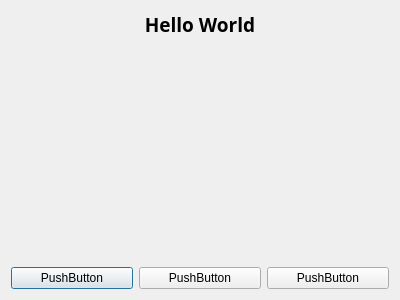
<?xml version="1.0" encoding="UTF-8"?>
<ui version="4.0">
 <class>Dialog</class>
 <widget class="QDialog" name="Dialog">
  <property name="geometry">
   <rect>
    <x>0</x>
    <y>0</y>
    <width>400</width>
    <height>300</height>
   </rect>
  </property>
  <property name="windowTitle">
   <string>Dialog</string>
  </property>
  <layout class="QVBoxLayout" name="verticalLayout">
   <item>
    <widget class="QLabel" name="label">
     <property name="font">
      <font>
       <family>Aharoni</family>
       <pointsize>14</pointsize>
       <weight>75</weight>
       <bold>true</bold>
      </font>
     </property>
     <property name="text">
      <string>Hello World</string>
     </property>
     <property name="alignment">
      <set>Qt::AlignCenter</set>
     </property>
    </widget>
   </item>
   <item>
    <spacer name="verticalSpacer">
     <property name="orientation">
      <enum>Qt::Vertical</enum>
     </property>
     <property name="sizeHint" stdset="0">
      <size>
       <width>20</width>
       <height>20</height>
      </size>
     </property>
    </spacer>
   </item>
   <item>
    <layout class="QHBoxLayout" name="horizontalLayout">
     <item>
      <widget class="QPushButton" name="pushButton">
       <property name="text">
        <string>PushButton</string>
       </property>
      </widget>
     </item>
     <item>
      <widget class="QPushButton" name="pushButton_2">
       <property name="text">
        <string>PushButton</string>
       </property>
      </widget>
     </item>
     <item>
      <widget class="QPushButton" name="pushButton_3">
       <property name="text">
        <string>PushButton</string>
       </property>
      </widget>
     </item>
    </layout>
   </item>
  </layout>
 </widget>
 <resources/>
 <connections/>
</ui>
